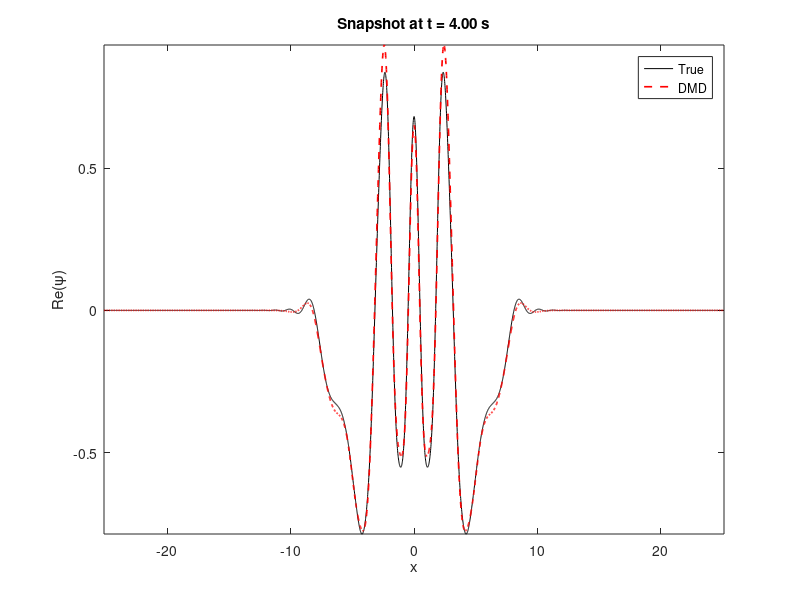
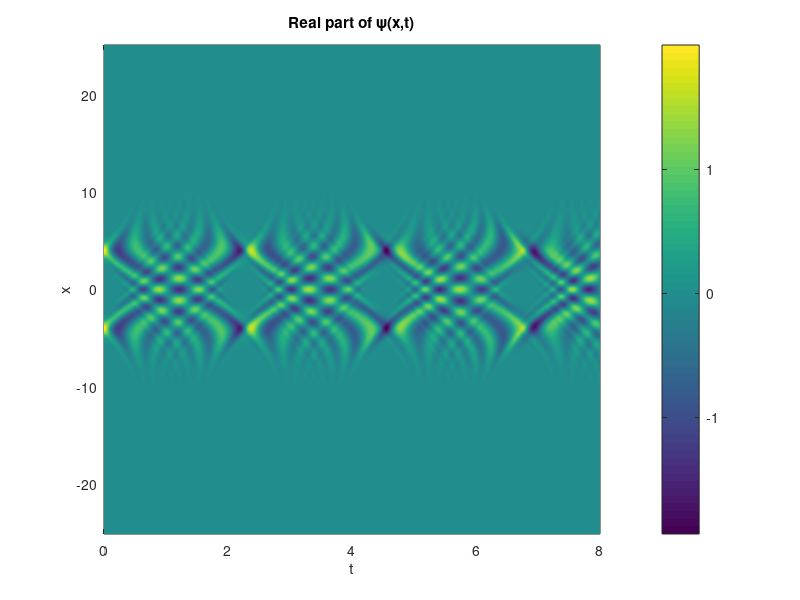
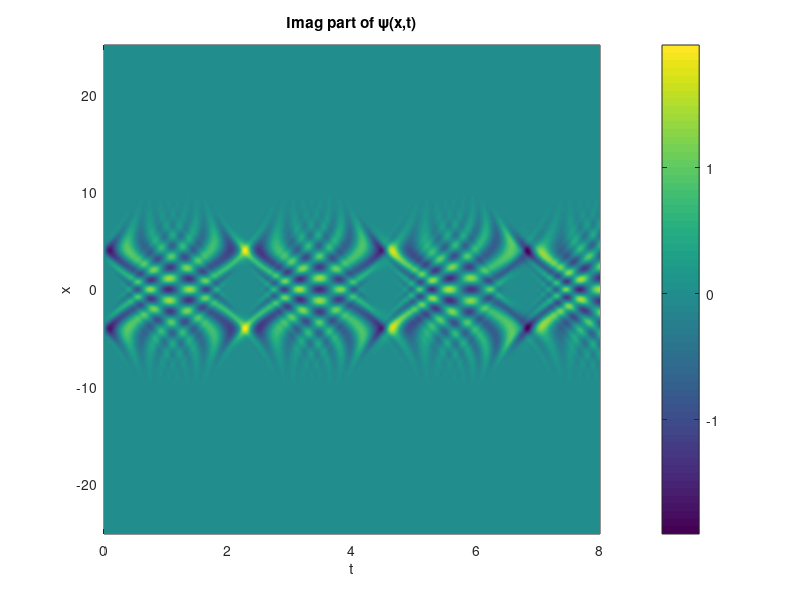

Source code (MATLAB) for these figures, in order:
% ========================================================================
% Split–Step Schrödinger + DMD reconstruction demo
% – keeps the t = 0 snapshot and aligns the time vector correctly –
% Jake Wicks · May 2025
% ========================================================================

clear; clc; close all;

%% 1.  Spatial grid and potential ---------------------------------------
N  = 2^12;           % # spatial points
Lx = 8;              % total simulated *time* in seconds
x  = Lx*(2*pi/N)*(-N/2:N/2-1)';     % physical space
V  = 0.5 * x.^2;                     % harmonic potential

%% 2.  Time‑stepping parameters -----------------------------------------
dt = 0.01;
nt = Lx/dt;          % 800 steps  (because Lx = 8)

k   = pi*[0:N/2-1 0 -N/2+1:-1]'/x(end);   % wave numbers
L   = -1i*k.^2*dt/2;
E   = exp(L);                              % linear step operator

%% 3.  Initial wave function --------------------------------------------
x1 =  4;  x2 = -4;  sigma = 0.5;
psi = 2*exp(-(x-x1).^2/(2*sigma^2)) ...
    + 2*exp(-(x-x2).^2/(2*sigma^2));

%% 4.  Pre‑allocate array *including* the initial field -----------------
psiPlot          = zeros(N, nt+1);   % 801 snapshots: t = 0 … 8
psiPlot(:,1)     = psi;              % t = 0
T                = (0:nt)*dt;        % 0, 0.01, …, 8.00  (length 801)

%% 5.  Split–step time integration -------------------------------------
for ktime = 1:nt
    % Linear half‑step in Fourier space
    psi = ifft( E .* fft(psi) );

    % Non‑linear + potential step
    theta = angle(psi) - dt*V - dt*abs(psi).^2;
    psi   = abs(psi) .* exp(1i*theta);

    % Second linear half‑step (Strang split complete)
    psi = ifft( E .* fft(psi) );

    psiPlot(:, ktime+1) = psi;     % store at t = ktime*dt
end

%% 6.  Build data matrices for DMD --------------------------------------
X  = psiPlot(:,1:end-1);   % snapshots  t = 0 … 7.99
X2 = psiPlot(:,2:end);     % snapshots  t = 0.01 … 8.00

%% 7.  Truncated SVD and DMD --------------------------------------------
r = 20;                               % rank truncation
[U,S,V] = svd(X,'econ');
U_r = U(:,1:r);  S_r = S(1:r,1:r);  V_r = V(:,1:r);

A_tilde = U_r' * X2 * V_r / S_r;     % r × r reduced operator
[W,D]   = eig(A_tilde);
lambda  = diag(D);                   % DMD eigenvalues
Phi     = X2 * V_r / S_r * W;        % DMD modes  (N × r)

% Initial amplitudes
b = Phi \ psiPlot(:,1);

% Time‑dynamics matrix (r × (#snapshots))
mSnaps        = size(psiPlot,2);     % 801
time_dynamics = zeros(r, mSnaps);
for k = 1:mSnaps
    time_dynamics(:,k) = (lambda.^(k-1)) .* b;
end

% Reconstruct all snapshots
X_dmd = Phi * time_dynamics;

%% 8.  Compare at the half‑way snapshot ---------------------------------
tidx = floor((mSnaps+1)/2);          % 401  →  t = 4.00 s

figure;
plot(x, real(psiPlot(:,tidx)), 'k', ...
     x, real(X_dmd(:,tidx)),  '--r', 'LineWidth',1.2);
legend('True','DMD');  axis tight;
xlabel('x');  ylabel('Re(\psi)');
title(sprintf('Snapshot at t = %.2f s', T(tidx)));

%% 9.  Space–time plots --------------------------------------------------
figure;
pcolor(T, x, real(psiPlot));  shading interp;  colorbar;
xlabel('t');  ylabel('x');  title('Real part of \psi(x,t)');

figure;
pcolor(T, x, imag(psiPlot));  shading interp;  colorbar;
xlabel('t');  ylabel('x');  title('Imag part of \psi(x,t)');
